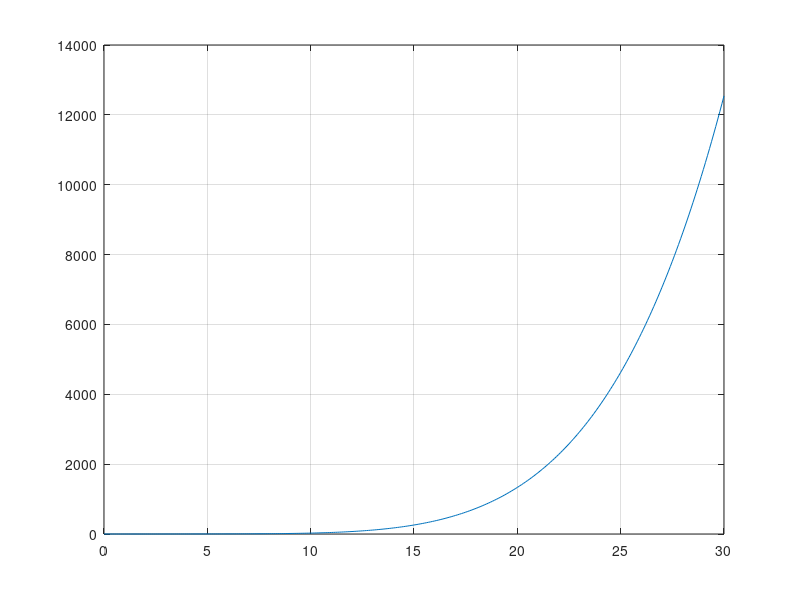

Here is the MATLAB script that generated this plot:
clc
clear all
x=[1 3 5 6.4 7.2 8 8.4];
y=[.2 .8 2.25 4 6 8.8 11];
a=polyfit(x,y,5);
xx=0:.1:30;
yy=polyval(a,xx);
plot(xx,yy);grid;